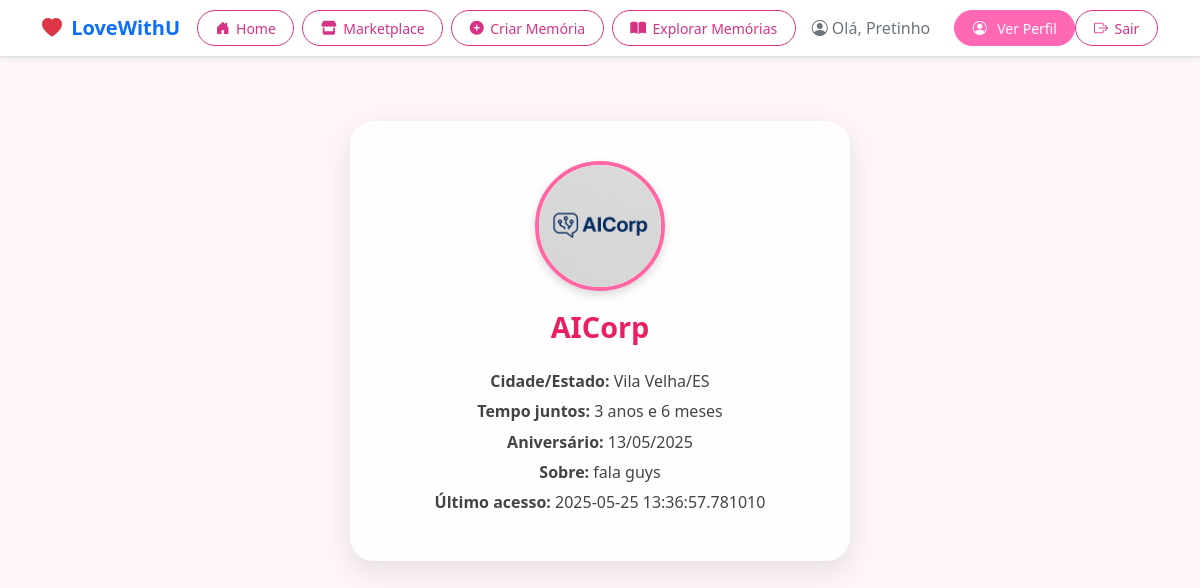
The page /perfil/oi (signed in) on the database its author committed.
### app/models.py (models this page shows, shortened)
class User(UserMixin, db.Model):
    id: so.Mapped[int] = so.mapped_column(primary_key=True)
    name: so.Mapped[str] = so.mapped_column(sa.String(64))
    username: so.Mapped[str] = so.mapped_column(sa.String(64), unique=True, index=True)
    email: so.Mapped[str] = so.mapped_column(sa.String(120), unique=True, index=True)
    password_hash: so.Mapped[Optional[str]] = so.mapped_column(sa.String(256))
    profile_img: so.Mapped[Optional[str]] = so.mapped_column(sa.String(128))
    cidade_estado: so.Mapped[Optional[str]] = so.mapped_column(sa.String(100))
    tempo_juntos: so.Mapped[Optional[str]] = so.mapped_column(sa.String(100))
    aniversario: so.Mapped[Optional[datetime]] = so.mapped_column(sa.Date())
    about_me: so.Mapped[Optional[str]] = so.mapped_column(sa.String(140))
    last_seen: so.Mapped[Optional[datetime]] = so.mapped_column(default=lambda: datetime.now(timezone.utc))
    posts: so.Mapped[list['Post']] = so.relationship(back_populates='author', cascade='all, delete-orphan')

### app/routes.py (the view)
@app.route('/perfil/<username>')
@login_required
def user(username):
    user = db.first_or_404(db.select(User).where(User.username == username))
    posts = [
        {'author': user, 'body': 'Exemplo de post 1'},
        {'author': user, 'body': 'Exemplo de post 2'},
    ]
    return render_template('perfil.html', user=user, posts=posts)

### app/models.py (called while the page is built)
@login.user_loader
def load_user(user_id):
    return db.session.get(User, int(user_id))

### app/routes.py (called while the page is built)
@app.before_request
def before_request():
    if current_user.is_authenticated:
        current_user.last_seen = datetime.now(timezone.utc)
        db.session.commit()

### app/templates/perfil.html (shortened to what this page needs)
{% extends 'base.html' %}
{% block content %}
<div class="perfil-card">
  <img src="{{ url_for('static', filename='uploads/' + user.profile_img) if user.profile_img else url_for('static', filename='img/perfil_padrao.png') }}" alt="Imagem de Perfil" class="perfil-img">
  <h2>{{ user.name }}</h2>
  <div class="perfil-info">
    {% if user.cidade_estado %}<p><strong>Cidade/Estado:</strong> {{ user.cidade_estado }}</p>{% endif %}
    {% if user.tempo_juntos %}<p><strong>Tempo juntos:</strong> {{ user.tempo_juntos }}</p>{% endif %}
    {% if user.aniversario %}<p><strong>Aniversário:</strong> {{ user.aniversario.strftime('%d/%m/%Y') }}</p>{% endif %}
    {% if user.about_me %}<p><strong>Sobre:</strong> {{ user.about_me }}</p>{% endif %}
    {% if user.last_seen %}<p><strong>Último acesso:</strong> {{ user.last_seen }}</p>{% endif %}
  </div>
</div>
{% endblock %}

### app/templates/base.html (shortened to what this page needs)
<!doctype html>
<html lang="pt-br">
<head>
  <link href="https://cdn.jsdelivr.net/npm/bootstrap@5.3.3/dist/css/bootstrap.min.css" rel="stylesheet">
  <link href="https://cdn.jsdelivr.net/npm/bootstrap-icons@1.10.5/font/bootstrap-icons.css" rel="stylesheet">
  <link rel="stylesheet" href="https://cdnjs.cloudflare.com/ajax/libs/font-awesome/6.0.0-beta3/css/all.min.css">
</head>
<body style="background-color: #fef6f9;">
  <nav class="navbar navbar-expand-lg navbar-light bg-white border-bottom shadow-sm">
    <div class="container">
      <a class="navbar-brand fw-bold text-primary" href="{{ url_for('index') }}">
        <i class="bi bi-heart-fill text-danger me-1"></i> LoveWithU
      </a>
      <div class="collapse navbar-collapse" id="navMenu">
        <ul class="navbar-nav ms-auto align-items-center">
          <li class="nav-item me-2">
            <a class="nav-btn nav-btn-outline {% if request.endpoint == 'home' %}active{% endif %}"
              href="{{ url_for('home') }}">
              <i class="bi bi-house-door-fill"></i> Home
            </a>
          </li>
          <li class="nav-item me-2">
            <a class="nav-btn nav-btn-outline {% if request.endpoint == 'marketplace' %}active{% endif %}"
              href="{{ url_for('marketplace') }}">
              <i class="fas fa-store"></i> Marketplace
            </a>
          </li>
          {% if current_user.is_authenticated %}
            <li class="nav-item me-2">
              <a class="nav-btn nav-btn-outline {% if request.endpoint == 'criar_memoria' %}active{% endif %}"
                href="{{ url_for('criar_memoria') }}">
                <i class="fas fa-plus-circle"></i> Criar Memória
              </a>
            </li>
            <li class="nav-item me-2">
              <a class="nav-btn nav-btn-outline {% if request.endpoint == 'explorar_memorias' %}active{% endif %}"
                href="{{ url_for('explorar_memorias') }}">
                <i class="fas fa-book-open"></i> Explorar Memórias
              </a>
            </li>
            <li class="nav-item me-3">
              <a class="nav-link text-secondary d-flex align-items-center" href="{{ url_for('index') }}">
                <i class="bi bi-person-circle me-1"></i> Olá, {{ current_user.name }}
              </a>
            </li>
            <li class="nav-item">
              <a class="nav-btn nav-btn-outline {% if request.endpoint == 'user' %}active{% endif %}"
                href="{{ url_for('user', username=current_user.username) }}">
                <i class="bi bi-person-circle me-1"></i> Ver Perfil
              </a>
            </li>
            <li class="nav-item">
              <a class="nav-btn nav-btn-outline {% if request.endpoint == 'logout' %}active{% endif %}"
                href="{{ url_for('logout') }}">
                <i class="bi bi-box-arrow-right"></i> Sair
              </a>
            </li>
          {% endif %}
        </ul>
      </div>
    </div>
  </nav>
  <div class="container">
    {% block content %}{% endblock %}
  </div>
</body>
</html>

### app/templates/base.html (style rules this page uses)
.nav-btn { border-radius: 50px; padding: 0.4rem 1.1rem; font-size: 0.875rem; text-decoration: none !important; transition: all 0.2s ease-in-out; display: inline-flex; align-items: center; gap: 0.4rem; }
.nav-btn-outline { color: #d63384; border: 1px solid #d63384; background-color: transparent; }
.nav-btn-outline.active { background-color: #ff69b4 !important; border-color: #ff69b4 !important; color: #ffffff !important; }

### app/templates/perfil.html (style rules this page uses)
body { background: #fafafa; background-image: url('https://www.transparenttextures.com/patterns/diamond-upholstery.png'); background-repeat: repeat; }
.perfil-card { max-width: 500px; margin: 4rem auto; padding: 2.5rem 2rem; background: #ffffffcc; border-radius: 1.5rem; box-shadow: 0 10px 30px rgba(0,0,0,0.1); text-align: center; backdrop-filter: blur(6px); position: relative; }
.perfil-img { width: 130px; height: 130px; border-radius: 50%; object-fit: cover; border: 4px solid #ff66a3; box-shadow: 0 4px 10px rgba(0,0,0,0.15); margin-bottom: 1.2rem; transition: transform 0.3s ease; }
.perfil-card h2 { font-weight: 700; font-size: 1.8rem; color: #e91e63; margin-bottom: 0.5rem; }
.perfil-info { margin-top: 1.5rem; font-size: 1rem; color: #444; }
.perfil-info p { margin: 0.4rem 0; line-height: 1.5; }

### rows shown on the page
User: name "Pretinho"
User: profile_img (picture), name "AICorp", cidade_estado "Vila Velha/ES", tempo_juntos "3 anos e 6 meses", aniversario "13/05/2025", about_me "fala guys", last_seen "2025-05-25 13:36:57.781010"
